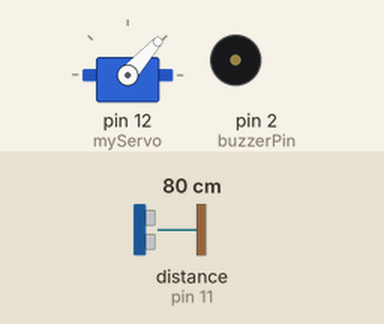
This sketch was run on a simulated Arduino Uno, built with avr-gcc and run on an emulated ATmega328P. On the bench: servo, buzzer (waves = sounding, pin HIGH). Wiring (inferred from the names in the program): ultrasonic range finder: trigger pin 10; echo pin 11. Inputs (shaded band) come from the test bench; at power-on: distance to the obstacle (sensor on pin 11) 80 cm. The echo pulse lasts 58.3 µs per cm; pins used as bus, display or sensor lines are not drawn; what the sketch prints to the serial monitor is not drawn.

Above: at 1.2 s.
1.3 s: distance to the obstacle (sensor on pin 11) set to 23 cm
At 2.2 s:
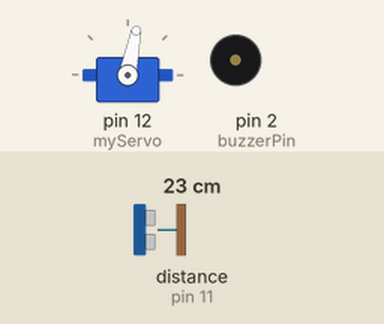
4.3 s: distance to the obstacle (sensor on pin 11) set to 18 cm
At 4.38 s:
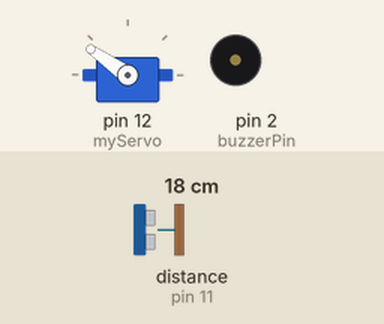
7.3 s: distance to the obstacle (sensor on pin 11) set to 120 cm
At 7.36 s:
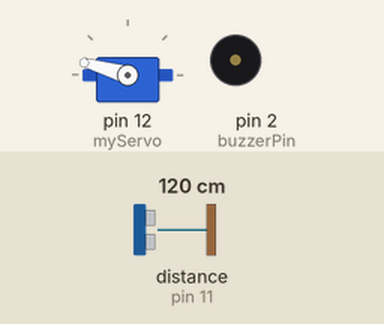
10.3 s: distance to the obstacle (sensor on pin 11) set to 9 cm
13.3 s: distance to the obstacle (sensor on pin 11) set to 299 cm
16.3 s: distance to the obstacle (sensor on pin 11) set to 2 cm
At 16.37 s:
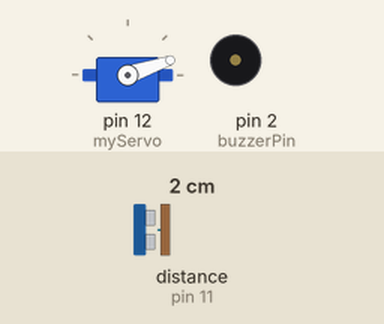
Timing chart, 0 to 20.3 s (numbered marks = the images above; inputs shaded):
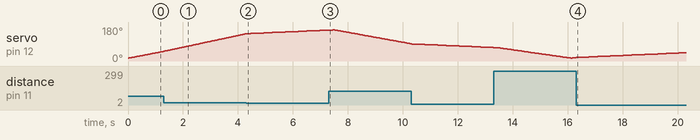

The sketch:

CODE_Arduino.ino
```cpp
#include <Servo.h>

const int trigPin = 10;
const int echoPin = 11;
const int buzzerPin = 2;

long duration;
int distance;
Servo myServo;

void setup() {
  pinMode(trigPin, OUTPUT);
  pinMode(echoPin, INPUT);
  pinMode(buzzerPin, OUTPUT);
  Serial.begin(9600);
  myServo.attach(12);
}

void loop() {
  for (int i = 15; i <= 165; i++) {
    myServo.write(i);
    distance = calculateDistance();
    Serial.print(i);
    Serial.print(",");
    Serial.print(distance);
    Serial.print(".");

    if (distance < 20) {
      digitalWrite(buzzerPin, HIGH);
      delay(5);
      digitalWrite(buzzerPin, LOW);
      delay(150);  // ralenti quand obstacle
    } else {
      delay(30);   // vitesse normale
    }
  }

  for (int i = 165; i > 15; i--) {
    myServo.write(i);
    distance = calculateDistance();
    Serial.print(i);
    Serial.print(",");
    Serial.print(distance);
    Serial.print(".");

    if (distance < 20) {
      digitalWrite(buzzerPin, HIGH);
      delay(5);
      digitalWrite(buzzerPin, LOW);
      delay(150);  // ralenti quand obstacle
    } else {
      delay(30);   // vitesse normale
    }
  }
}

int calculateDistance() {
  digitalWrite(trigPin, LOW);
  delayMicroseconds(2);
  digitalWrite(trigPin, HIGH);
  delayMicroseconds(10);
  digitalWrite(trigPin, LOW);
  duration = pulseIn(echoPin, HIGH);
  distance = duration * 0.034 / 2;
  return distance;
}
```

Measured:
- the behaviour switches between 21 and 20 cm on distance to the obstacle (sensor on pin 11) (found by bisection; images 1 and 2)
